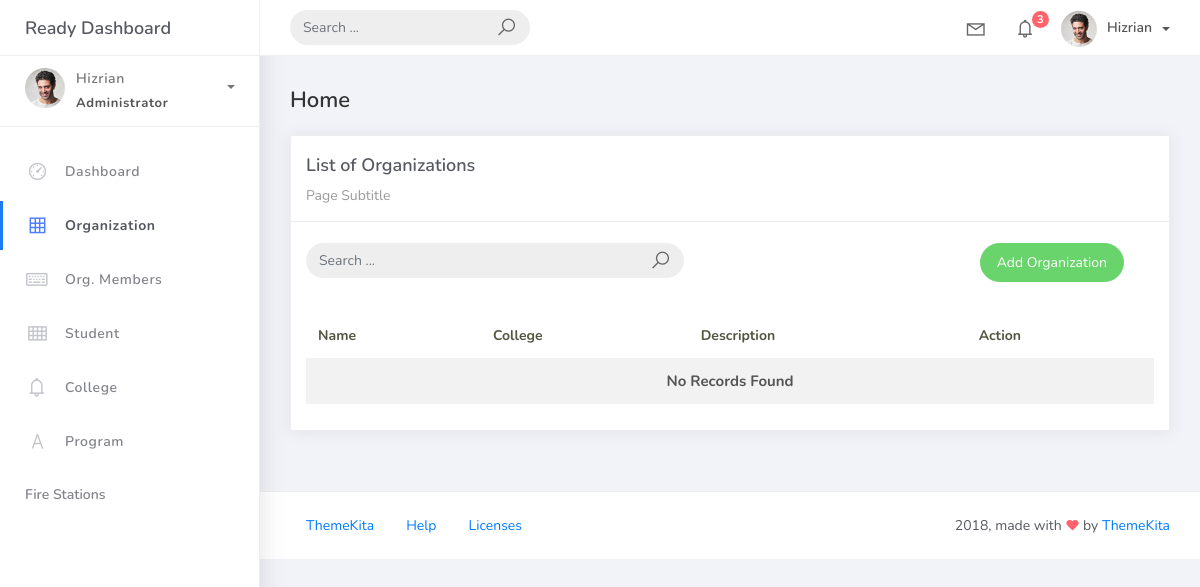
/organization_list, run on an earlier commit of the app's database.
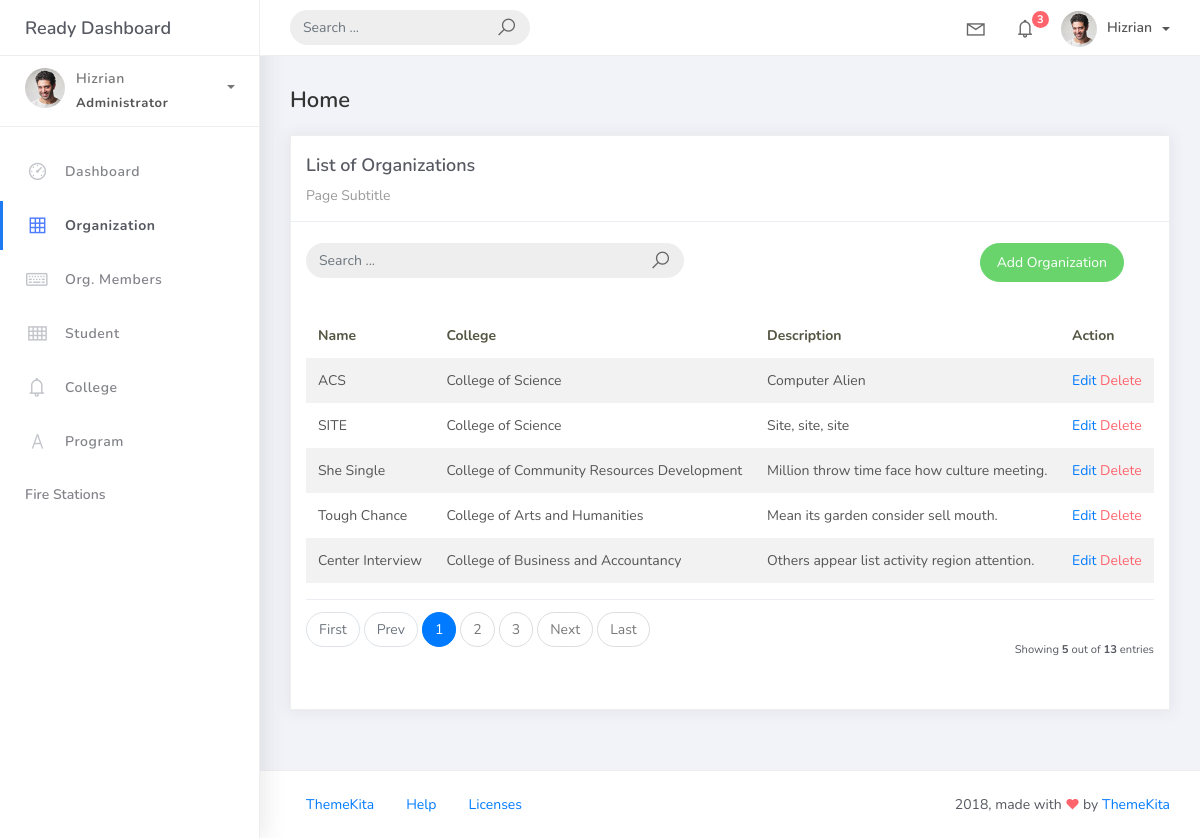
And on a later commit of the database.
### studentorg/models.py (models this page shows, shortened)
class BaseModel(models.Model):
    created_at = models.DateTimeField(auto_now_add=True, db_index=True)
    updated_at = models.DateTimeField(auto_now=True)
    class Meta:
        abstract = True

class Organization(BaseModel):
    name = models.CharField(max_length=150)
    college = models.ForeignKey(College, on_delete=models.CASCADE)
    description = models.CharField(max_length=500)

class College(BaseModel):
    college_name = models.CharField(max_length=150)
    def __str__(self):
        return self.college_name

### studentorg/views.py (the view)
# urls.py: path("organization_list", OrganizationList.as_view(), name="organization-list"),
class OrganizationList(ListView):
    model = Organization
    context_object_name = "organization"
    template_name = "org_list.html"
    paginate_by = 5
    def get_queryset(self, *args, **kwargs):
        qs = super(OrganizationList, self).get_queryset(*args, **kwargs)
        if self.request.GET.get("q") != None:
            query = self.request.GET.get("q")
            qs = qs.filter(Q(name__icontains=query) | Q(description__icontains=query))
        return qs

### templates/org_list.html
{% extends 'base.html' %}
{% load static %}
{% block content %}
  <div class="content">
    <div class="container-fluid">
      <h4 class="page-title">Home</h4>
      <div class="row">
        <div class="col-md-12">
          <div class="card">
            <div class="card-header">
              <div class="card-title">List of Organizations</div>
              <div class="card-category">Page Subtitle</div>
            </div>
            <br />
            <div class="col-md-12 row">
              <div class="col-md-6">
                <form class="navbar-left navbar-form nav-search mr-md-3" action="{% url 'organization-list' %}">
                  <div class="input-group">
                    <input type="text" placeholder="Search ..." class="form-control" name="q" />
                    <div class="input-group-append">
                      <span class="input-group-text"><i class="la la-search search-icon"></i></span>
                    </div>
                  </div>
                </form>
              </div>
              <div class="col-md-6">
                <div class="pull-right">
                  <a href="{% url 'organization-add' %}" class="btn btn-success btn-rounded">Add Organization</a>
                </div>
              </div>
            </div>
            <div class="card-body">
              <table class="table table-striped mt-3">
                <thead>
                  <tr>
                    <th scope="col">Name</th>
                    <th scope="col">College</th>
                    <th scope="col">Description</th>
                    <th scope="col">Action</th>
                  </tr>
                </thead>
                <tbody>
                  {% for object in object_list %}
                    <tr>
                      <td>{{ object.name }}</td>
                      <td>{{ object.college }}</td>
                      <td>{{ object.description }}</td>
                      <td>
                        <a href="organization_list/{{ object.id }}">Edit</a>
                        <a href="organization_list/{{ object.id }}/delete" class="text-danger">Delete</a>
                      </td>
                    </tr>
                    {% empty %}
                    <tr>
                      <td colspan="4" style="text-align: center">
                        <p class="text-sm font-weight-bold mb-0">No Records Found</p>
                      </td>
                    </tr>
                  {% endfor %}
                </tbody>
              </table>
              {% include 'includes/pagination.html' %}
            </div>
          </div>
        </div>
      </div>
    </div>
  </div>
{% endblock %}

### templates/base.html (shortened to what this page needs)
{% load static %}
<!DOCTYPE html>
<html>
  <head>
    <link rel="stylesheet" href="{% static 'css/bootstrap.min.css' %}" />
    <link rel="stylesheet" href="{% static 'css/ready.css' %}" />
    <link rel="stylesheet" href="{% static 'css/demo.css' %}" />
  </head>
  <body>
    <div class="wrapper">
      <div class="main-header">
        <div class="logo-header">
          <a href="/" class="logo">Ready Dashboard</a>
        </div>
        <nav class="navbar navbar-header navbar-expand-lg">
          <div class="container-fluid">
            <form class="navbar-left navbar-form nav-search mr-md-3" action="">
              <div class="input-group">
                <input type="text" placeholder="Search ..." class="form-control" />
                <div class="input-group-append">
                  <span class="input-group-text"><i class="la la-search search-icon"></i></span>
                </div>
              </div>
            </form>
            <ul class="navbar-nav topbar-nav ml-md-auto align-items-center">
              <li class="nav-item dropdown hidden-caret">
                <a class="nav-link dropdown-toggle" href="#" id="navbarDropdown" role="button" data-toggle="dropdown" aria-haspopup="true" aria-expanded="false"><i class="la la-envelope"></i></a>
              </li>
              <li class="nav-item dropdown hidden-caret">
                <a class="nav-link dropdown-toggle" href="#" id="navbarDropdown" role="button" data-toggle="dropdown" aria-haspopup="true" aria-expanded="false">
                  <i class="la la-bell"></i>
                  <span class="notification">3</span>
                </a>
              </li>
              <li class="nav-item dropdown">
                <a class="dropdown-toggle profile-pic" data-toggle="dropdown" href="#" aria-expanded="false"><img src="{% static 'img/profile.jpg' %}" alt="user-img" width="36" class="img-circle" /><span>Hizrian</span></a>
              </li>
            </ul>
          </div>
        </nav>
      </div>
      <div class="sidebar">
        <div class="scrollbar-inner sidebar-wrapper">
          <div class="user">
            <div class="photo">
              <img src="{% static 'img/profile.jpg' %}" />
            </div>
            <div class="info">
              <a class="" data-toggle="collapse" href="#collapseExample" aria-expanded="true">
                <span>
                  Hizrian
                  <span class="user-level">Administrator</span>
                  <span class="caret"></span>
                </span>
              </a>
            </div>
          </div>
          <ul class="nav">
            <li class="nav-item">
              <a href="/">
                <i class="la la-dashboard"></i>
                <p>Dashboard</p>
              </a>
            </li>
            <li class="nav-item">
              <a href="{% url 'organization-list' %}">
                <i class="la la-table"></i>
                <p>Organization</p>
              </a>
            </li>
            <li class="nav-item">
              <a href="{% url 'orgmember-list' %}">
                <i class="la la-keyboard-o"></i>
                <p>Org. Members</p>
              </a>
            </li>
            <li class="nav-item">
              <a href="{% url 'student-list' %}">
                <i class="la la-th"></i>
                <p>Student</p>
              </a>
            </li>
            <li class="nav-item">
              <a href="{% url 'college-list' %}">
                <i class="la la-bell"></i>
                <p>College</p>
              </a>
            </li>
            <li class="nav-item">
              <a href="{% url 'program-list' %}">
                <i class="la la-font"></i>
                <p>Program</p>
              </a>
            </li>
            <li class="nav-item">
              <a href="{% url 'map-station' %}"><span class="sub-item">Fire Stations</span></a>
            </li>
          </ul>
        </div>
      </div>
      <div class="main-panel">
        {% block content %}
        {% endblock %}
        <footer class="footer">
          <div class="container-fluid">
            <nav class="pull-left">
              <ul class="nav">
                <li class="nav-item">
                  <a class="nav-link" href="http://www.themekita.com">ThemeKita</a>
                </li>
                <li class="nav-item">
                  <a class="nav-link" href="#">Help</a>
                </li>
                <li class="nav-item">
                  <a class="nav-link" href="https://themewagon.com/license/#free-item">Licenses</a>
                </li>
              </ul>
            </nav>
            <div class="copyright ml-auto">
              2018, made with <i class="la la-heart heart text-danger"></i> by <a href="http://www.themekita.com">ThemeKita</a>
            </div>
          </div>
        </footer>
      </div>
    </div>
  </body>
</html>

### templates/includes/pagination.html (shortened to what this page needs)
{% if is_paginated %}
<div class="card-footer px-0 border-0 d-flex flex-column flex-lg-row align-items-center justify-content-between mt-3">
 <nav aria-label="Topics pagination" class="mb-4">
   <ul class="pagination">
     {% if page_obj.number > 1 %}
     <li class="page-item">
       <a class="page-link" href="?page=1">First</a>
     </li>
     {% else %}
     <li class="page-item disabled">
       <span class="page-link">First</span>
     </li>
     {% endif %} {% if page_obj.has_previous %}
    <li class="page-item">
        <a class="page-link" href="?page={{ page_obj.previous_page_number }}">Prev</a>
    </li>
    {% else %}
    <li class="page-item disabled">
        <span class="page-link">Prev</span>
    </li>
    {% endif %} {% for page_num in paginator.page_range %} {% if page_obj.number == page_num %}
    <li class="page-item active">
        <span class="page-link">
            {{ page_num }}
  </span>
</li>
{% elif page_num > page_obj.number|add:'-3' and page_num < page_obj.number|add:'3' %}
<li class="page-item">
  <a class="page-link" href="?page={{ page_num }}">{{ page_num }}</a>
</li>
{% endif %} {% endfor %} {% if page_obj.has_next %}
<li class="page-item">
    <a class="page-link" href="?page={{ page_obj.next_page_number }}">Next</a>
</li>
{% else %}
<li class="page-item disabled">
    <span class="page-link">Next</span>
</li>
{% endif %} {% if page_obj.number != paginator.num_pages %}
<li class="page-item">
    <a class="page-link" href="?page={{ paginator.num_pages }}">Last</a>
</li>
{% else %}
<li class="page-item disabled">
    <span class="page-link">Last</span>
</li>
    {% endif %}
    </ul>
</nav>
<div class="fw-normal small mt-4 mt-lg-0">Showing <b>{{ object_list.count }}</b> out of
<b>{{ paginator.count }}</b> entries</div>
</div>
{% endif %}

What changed in the data, as far as the page shows it:
added Organization: name "ACS", college "College of Science", description "Computer Alien"
added Organization: name "SITE", college "College of Science", description "Site, site, site"
added Organization: name "She Single", college "College of Community Resources Development", description "Million throw time face how culture meeting."
added Organization: name "Tough Chance", college "College of Arts and Humanities", description "Mean its garden consider sell mouth."
added Organization: name "Center Interview", college "College of Business and Accountancy", description "Others appear list activity region attention."
Also different on the page:
{{ object_list.count }}: (not shown) → "5"
{{ paginator.count }}: (not shown) → "13"
text no longer shown: "No Records Found"
text now shown: "First Prev Next Last Showing out of entries"
new list line: "1"
new list line: "2"
new list line: "3"
